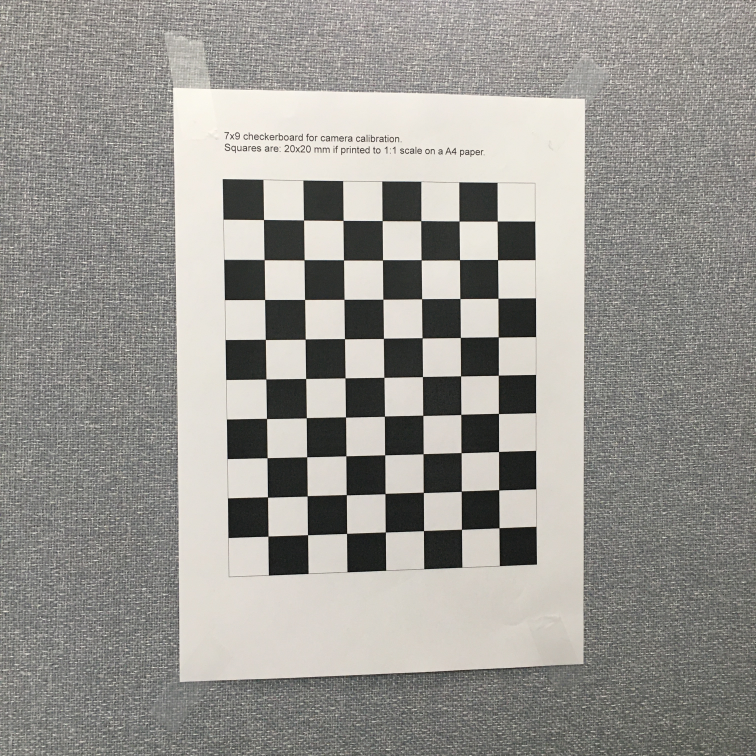
#> input picture samples/square/001.JPG, 3024 x 3024 px (shown at 1/4 size); its folder holds only this picture in this run
$ python pose.py
#> lines starting #> are read from the running program, lines starting #| are printed output that depends on the picture
import cv2
import numpy as np
import os

#  320 * 2, 240 * 2

dist = np.array([[-0.02357899, 0.32398194, -0.01049933, 0.00349942, -0.2899601]], dtype=np.float32)
mtx = np.array([[551.35925517, 0., 248.33988363],
                [0., 551.84937767, 309.15983624],
                [0., 0., 1.]], dtype=np.float32)
# Photo
# DIR_INPUT = 'samples/photo'
# Squear
DIR_INPUT = '../samples/square'
PATH = os.path.join(os.getcwd(), DIR_INPUT)
images = os.listdir(PATH)


def draw(img, corners, imgpts):
    corner = tuple(corners[0].ravel())
    img = cv2.line(img, corner, tuple(imgpts[0].ravel()), (255, 0, 0), 5)
    img = cv2.line(img, corner, tuple(imgpts[1].ravel()), (0, 255, 0), 5)
    img = cv2.line(img, corner, tuple(imgpts[2].ravel()), (0, 0, 255), 5)
    return img


def show(img):
    # image = cv2.circle(img, (10,10), 2, (255,0,0), 2)
    # c = tuple(corners[0][0].astype(int))
    cv2.imshow('img', img)
    cv2.waitKey(0)    # img = draw(img, [100,100], imgpts)

    cv2.destroyAllWindows()
    print(1)


criteria = (cv2.TERM_CRITERIA_EPS + cv2.TERM_CRITERIA_MAX_ITER, 30, 0.001)
objp = np.zeros((7 * 9, 3), np.float32)
objp[:, :2] = np.mgrid[0:9, 0:7].T.reshape(-1, 2)

axis = np.float32([[3, 0, 0], [0, 3, 0], [0, 0, -3]]).reshape(-1, 3)

# W, H = 320 * 2, 240 * 2

img = cv2.imread(os.path.join(PATH, images[0]))
#> img is the input picture: shape (3024, 3024, 3); mean B, G, R 146.1, 150.9, 152.9
# get shape of image
W, H, _ = img.shape
#> W = 3024; H = 3024

model_points = np.array([
    [0.0, 0.0, 0.0],  # Nose tip
    [1.0, 0.0, 0.0],  # Nose tip
    [-1.0, 0.0, 0.0],  # Nose tip
    [-1.0, -1.0, 0.0],  # Nose tip

], np.float32)

image_points = np.array([
    [288, 323],  # Nose tip
    [312, 324],  # Nose tip
    [290, 346],  # Nose tip
    [312, 347],  # Nose tip

], dtype=np.float32)

for fname in images:

    img = cv2.imread(os.path.join(PATH, fname))
    img = cv2.resize(img, (H // 4, W // 4))
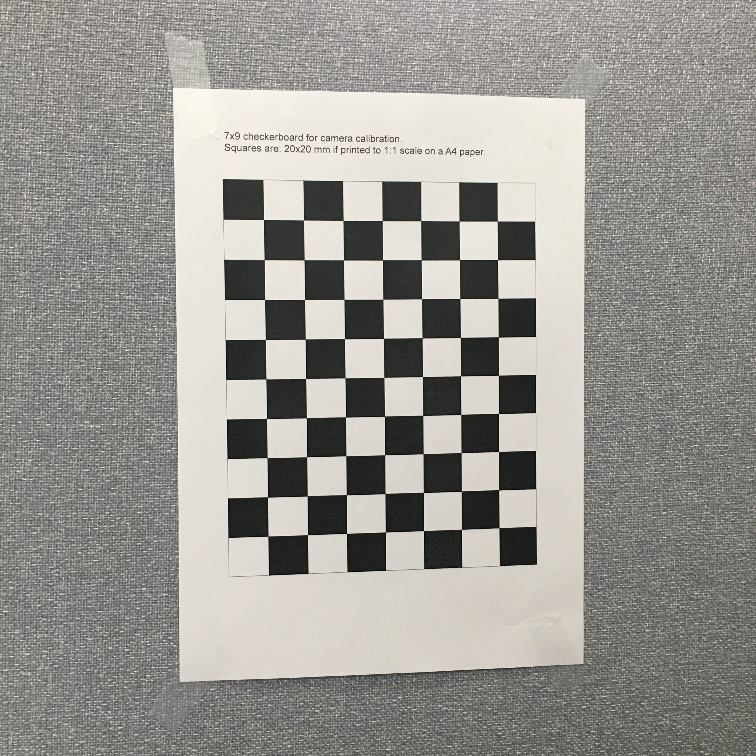
#> img: shape (756, 756, 3); mean B, G, R 146.3, 151.1, 153.1
    gray = cv2.cvtColor(img, cv2.COLOR_BGR2GRAY)
    dist_coeffs = np.zeros((4, 1))  # Assuming no lens distortion
    # Find the rotation and translation vectors.
    (success, rotation_vector, translation_vector) = cv2.solvePnP(model_points, image_points, mtx, dist)

    # project 3D points to image plane
    imgpts, jac = cv2.projectPoints(axis, rotation_vector, translation_vector, mtx, dist)

    img = draw(img, image_points, imgpts)
#> in draw, `img = cv2.line(img, corner, tuple(imgpts[2].ravel()), (0, 0, 255), 5)`:
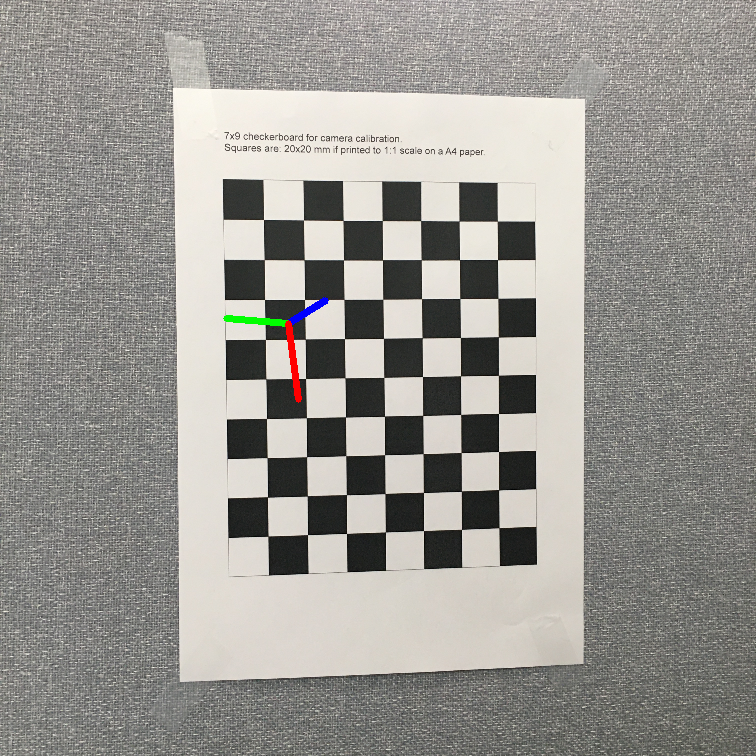
#> img: shape (756, 756, 3); mean B, G, R 146.1, 151, 153
    cv2.imshow('img', img)
    k = cv2.waitKey(0) & 0xff
#> (key Esc is pressed here)
    if k == 's':
        cv2.imwrite(fname[:6] + '.png', img)

cv2.destroyAllWindows()
print(1)

$ run again, on samples/square/005.JPG
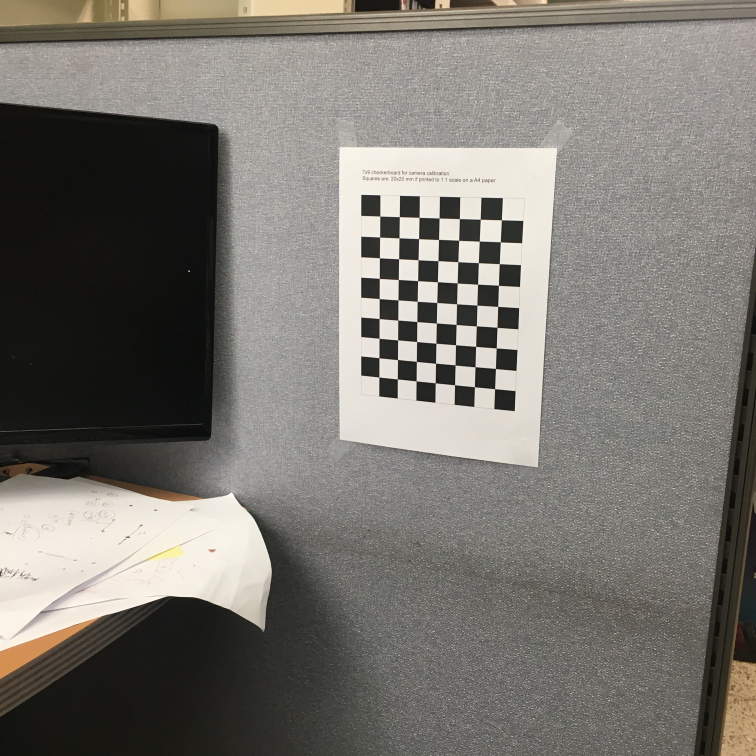
#> input picture samples/square/005.JPG, 3024 x 3024 px (shown at 1/4 size)
#> img is the input picture: shape (3024, 3024, 3); mean B, G, R 112.2, 118.2, 121.3
#> `gray = cv2.cvtColor(img, cv2.COLOR_BGR2GRAY)`:
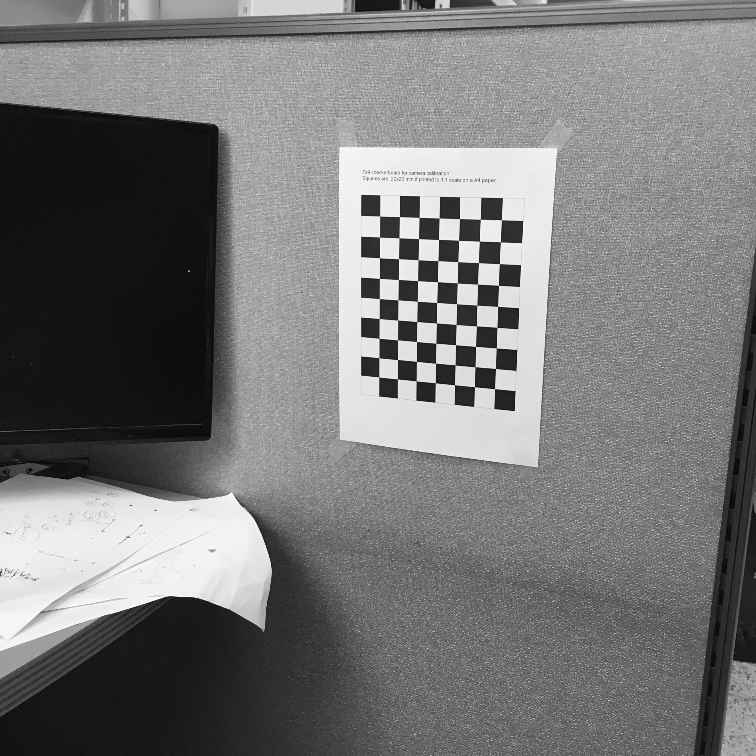
#> gray: shape (756, 756); min 4, max 254, mean 118.6
#> in draw, `img = cv2.line(img, corner, tuple(imgpts[2].ravel()), (0, 0, 255), 5)`:
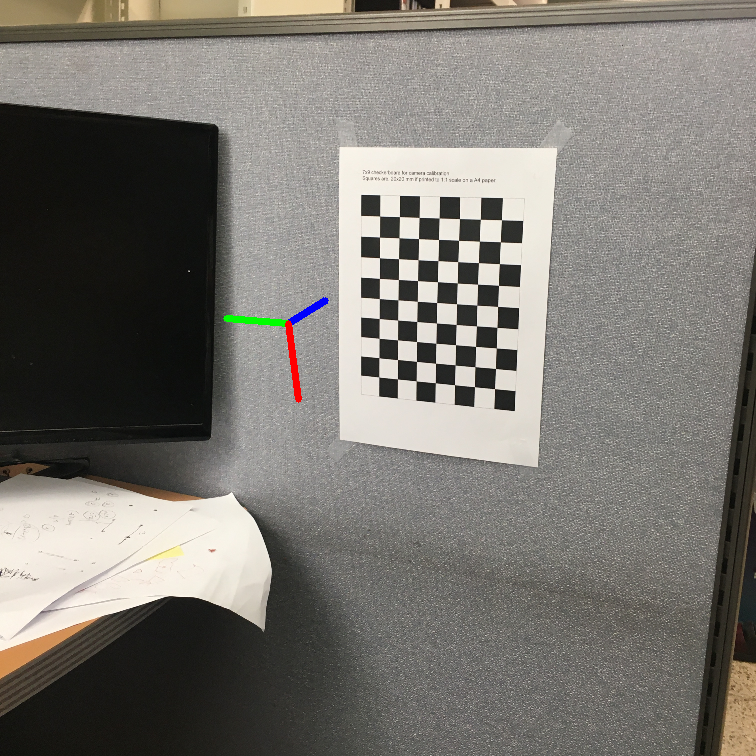
#> img: shape (756, 756, 3); mean B, G, R 112.2, 118.1, 121.3

$ run again, on samples/square/006.JPG
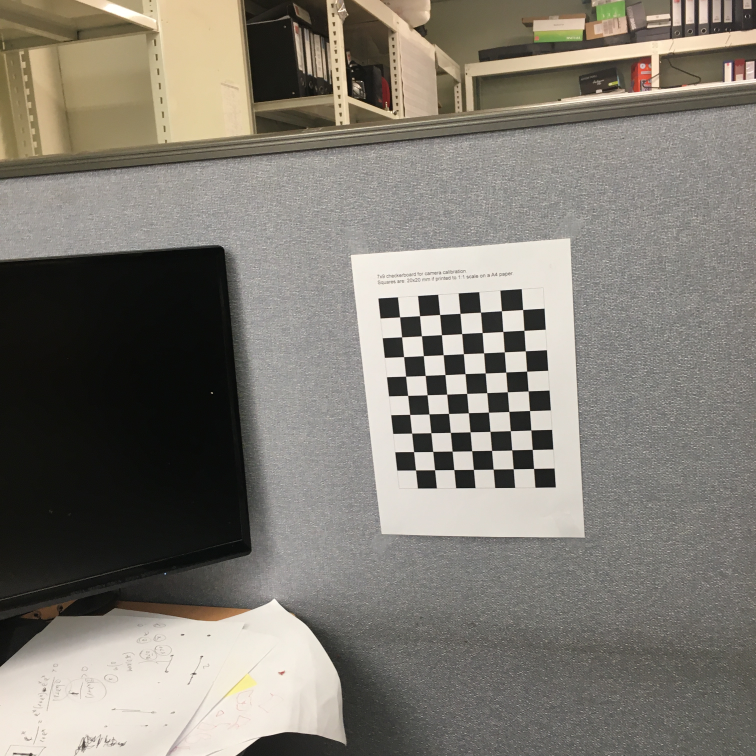
#> input picture samples/square/006.JPG, 3024 x 3024 px (shown at 1/4 size)
#> img is the input picture: shape (3024, 3024, 3); mean B, G, R 114.6, 123.3, 127.9
#> `gray = cv2.cvtColor(img, cv2.COLOR_BGR2GRAY)`:
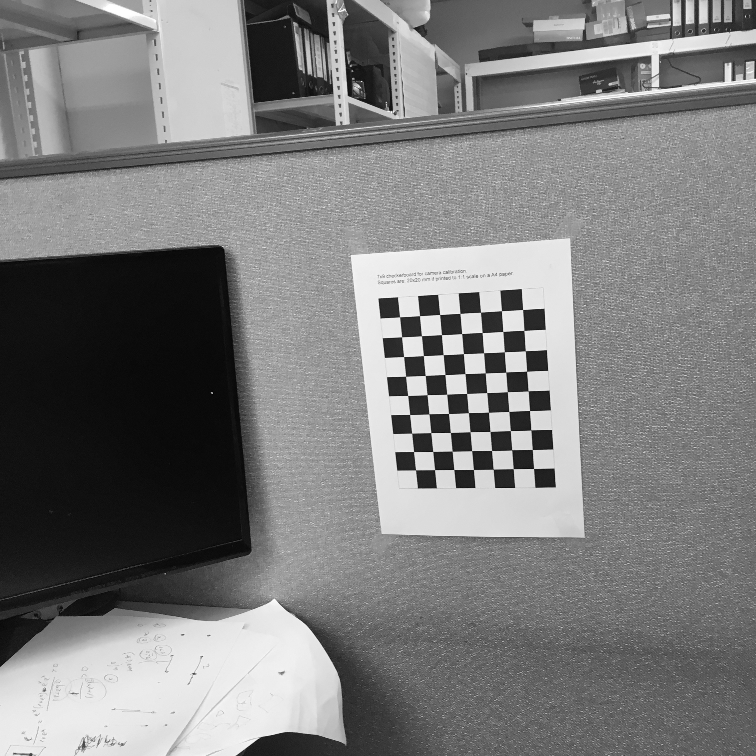
#> gray: shape (756, 756); min 1, max 255, mean 123.8
#> in draw, `img = cv2.line(img, corner, tuple(imgpts[2].ravel()), (0, 0, 255), 5)`:
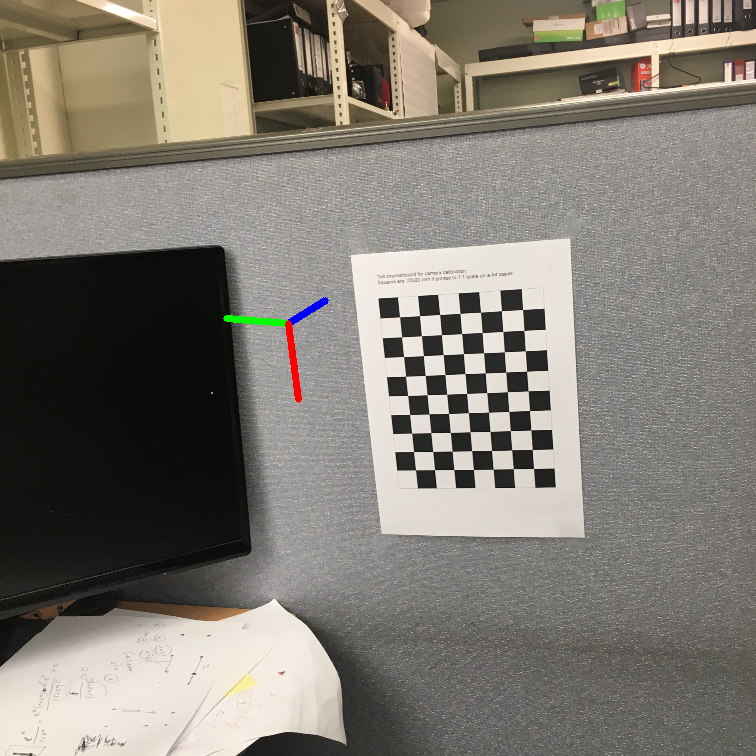
#> img: shape (756, 756, 3); mean B, G, R 114.5, 123.3, 128

$ run again, on samples/square/007.JPG
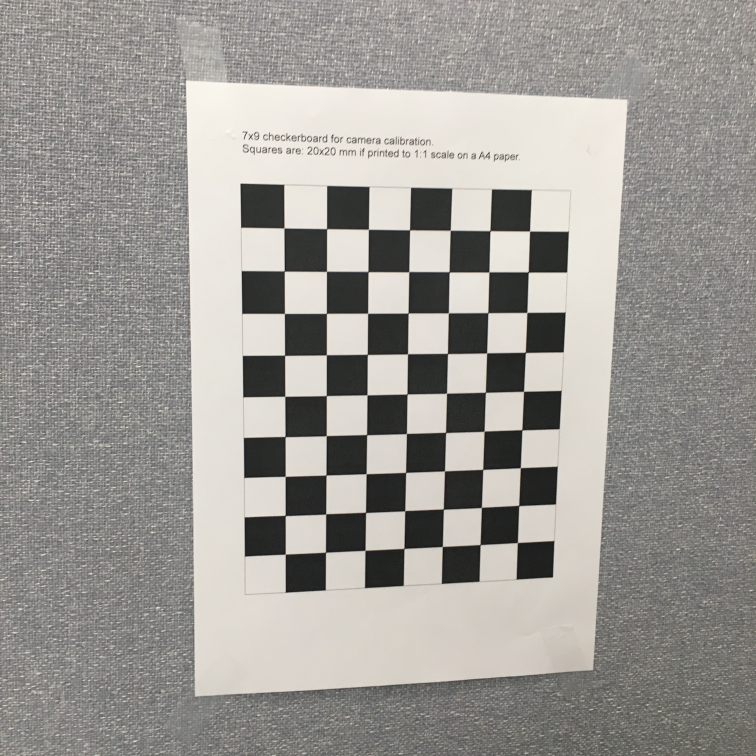
#> input picture samples/square/007.JPG, 3024 x 3024 px (shown at 1/4 size)
#> img is the input picture: shape (3024, 3024, 3); mean B, G, R 149, 153.6, 156.3
#> `img = cv2.resize(img, (H // 4, W // 4))`:
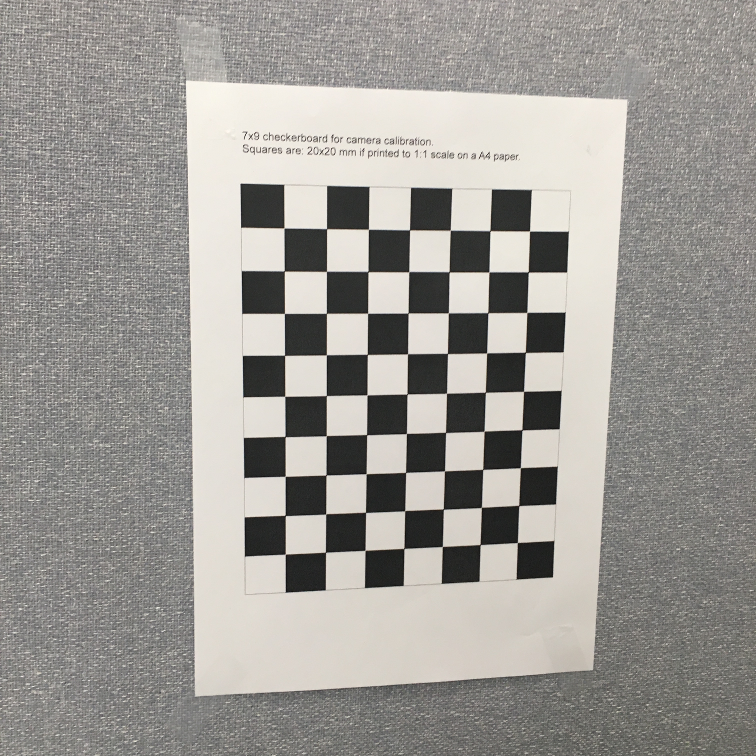
#> img: shape (756, 756, 3); mean B, G, R 149.1, 153.8, 156.5
#> in draw, `img = cv2.line(img, corner, tuple(imgpts[2].ravel()), (0, 0, 255), 5)`:
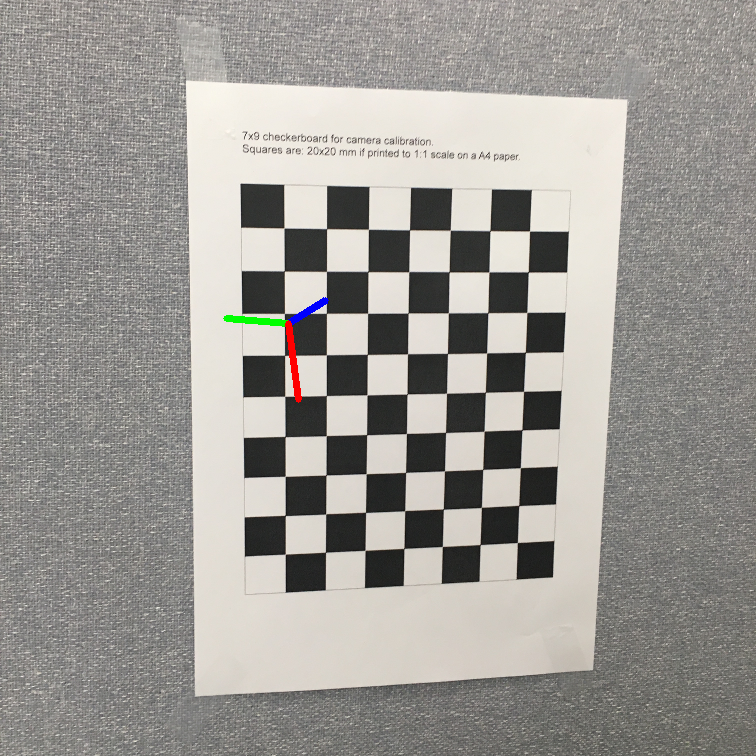
#> img: shape (756, 756, 3); mean B, G, R 148.9, 153.6, 156.3

$ run again, on samples/square/002.JPG
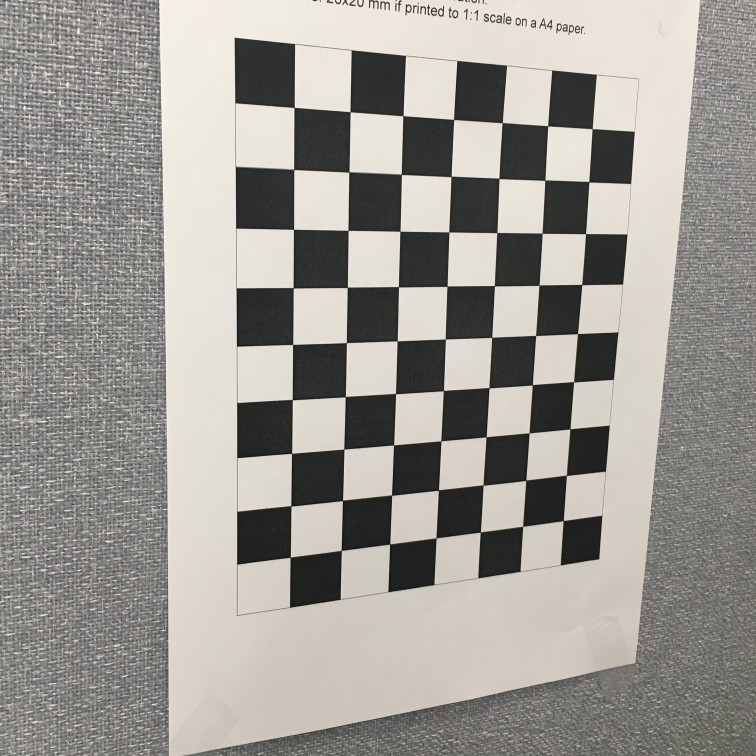
#> input picture samples/square/002.JPG, 3024 x 3024 px (shown at 1/4 size)
#> img is the input picture: shape (3024, 3024, 3); mean B, G, R 147.9, 153.5, 156.5
#> `img = cv2.resize(img, (H // 4, W // 4))`:
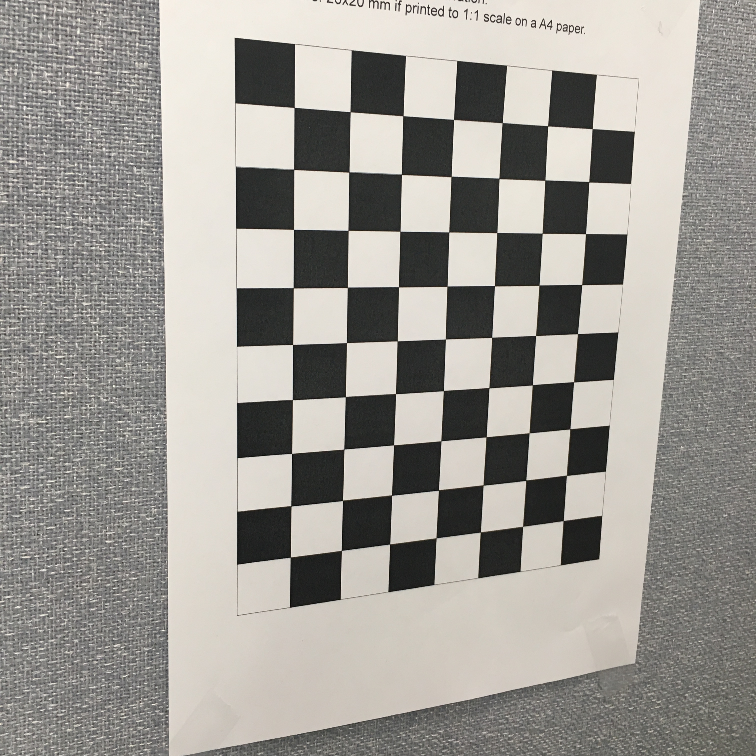
#> img: shape (756, 756, 3); mean B, G, R 148, 153.6, 156.6
#> in draw, `img = cv2.line(img, corner, tuple(imgpts[2].ravel()), (0, 0, 255), 5)`:
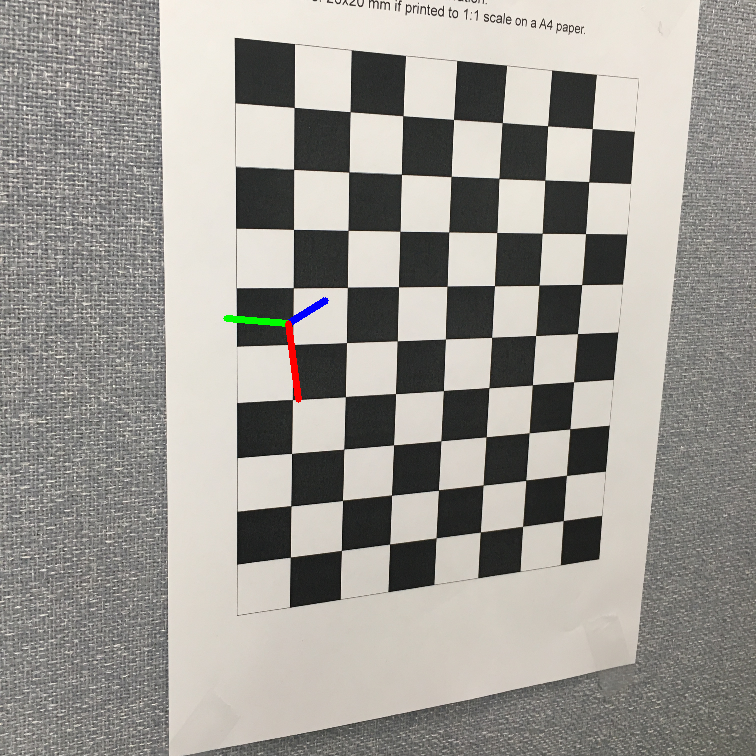
#> img: shape (756, 756, 3); mean B, G, R 147.9, 153.6, 156.6
